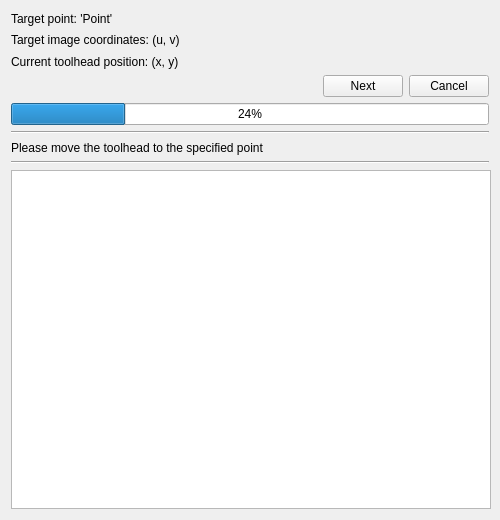
<?xml version="1.0" encoding="UTF-8"?>
<ui version="4.0">
 <class>CalibrationWidget</class>
 <widget class="QWidget" name="CalibrationWidget">
  <property name="geometry">
   <rect>
    <x>0</x>
    <y>0</y>
    <width>500</width>
    <height>520</height>
   </rect>
  </property>
  <property name="sizePolicy">
   <sizepolicy hsizetype="Minimum" vsizetype="Minimum">
    <horstretch>0</horstretch>
    <verstretch>0</verstretch>
   </sizepolicy>
  </property>
  <property name="minimumSize">
   <size>
    <width>500</width>
    <height>520</height>
   </size>
  </property>
  <property name="windowTitle">
   <string>Form</string>
  </property>
  <layout class="QVBoxLayout" name="verticalLayout">
   <item>
    <widget class="QLabel" name="targetPointLabel">
     <property name="text">
      <string>Target point: 'Point'</string>
     </property>
    </widget>
   </item>
   <item>
    <widget class="QLabel" name="targetImageLabel">
     <property name="text">
      <string>Target image coordinates: (u, v)</string>
     </property>
    </widget>
   </item>
   <item>
    <widget class="QLabel" name="toolheadPosLabel">
     <property name="text">
      <string>Current toolhead position: (x, y)</string>
     </property>
    </widget>
   </item>
   <item>
    <layout class="QHBoxLayout" name="buttonLayout">
     <item>
      <spacer name="horizontalSpacer">
       <property name="orientation">
        <enum>Qt::Horizontal</enum>
       </property>
       <property name="sizeHint" stdset="0">
        <size>
         <width>40</width>
         <height>20</height>
        </size>
       </property>
      </spacer>
     </item>
     <item>
      <widget class="QPushButton" name="nextButton">
       <property name="text">
        <string>Next</string>
       </property>
      </widget>
     </item>
     <item>
      <widget class="QPushButton" name="cancelButton">
       <property name="text">
        <string>Cancel</string>
       </property>
      </widget>
     </item>
    </layout>
   </item>
   <item>
    <widget class="QProgressBar" name="progressBar">
     <property name="value">
      <number>24</number>
     </property>
    </widget>
   </item>
   <item>
    <widget class="Line" name="upperLine">
     <property name="orientation">
      <enum>Qt::Horizontal</enum>
     </property>
    </widget>
   </item>
   <item>
    <widget class="QLabel" name="hintLabel">
     <property name="font">
      <font>
       <pointsize>9</pointsize>
      </font>
     </property>
     <property name="text">
      <string>Please move the toolhead to the specified point</string>
     </property>
    </widget>
   </item>
   <item>
    <widget class="Line" name="lowerLine">
     <property name="orientation">
      <enum>Qt::Horizontal</enum>
     </property>
    </widget>
   </item>
   <item>
    <widget class="QGraphicsView" name="graphicsView">
     <property name="enabled">
      <bool>true</bool>
     </property>
     <property name="sizePolicy">
      <sizepolicy hsizetype="Fixed" vsizetype="Fixed">
       <horstretch>0</horstretch>
       <verstretch>0</verstretch>
      </sizepolicy>
     </property>
     <property name="minimumSize">
      <size>
       <width>480</width>
       <height>339</height>
      </size>
     </property>
     <property name="maximumSize">
      <size>
       <width>480</width>
       <height>339</height>
      </size>
     </property>
     <property name="verticalScrollBarPolicy">
      <enum>Qt::ScrollBarAlwaysOff</enum>
     </property>
     <property name="horizontalScrollBarPolicy">
      <enum>Qt::ScrollBarAlwaysOff</enum>
     </property>
     <property name="interactive">
      <bool>false</bool>
     </property>
    </widget>
   </item>
  </layout>
 </widget>
 <resources/>
 <connections/>
</ui>
